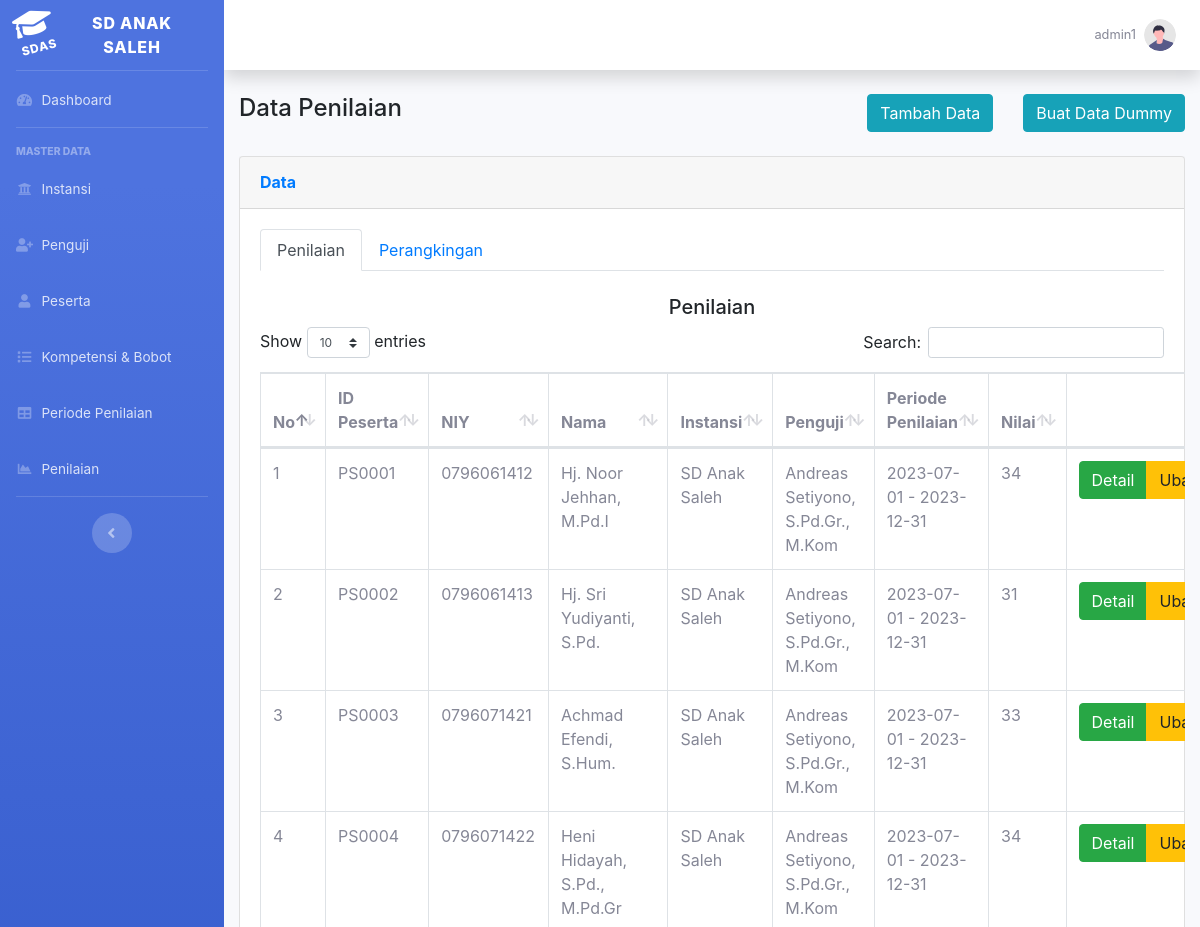
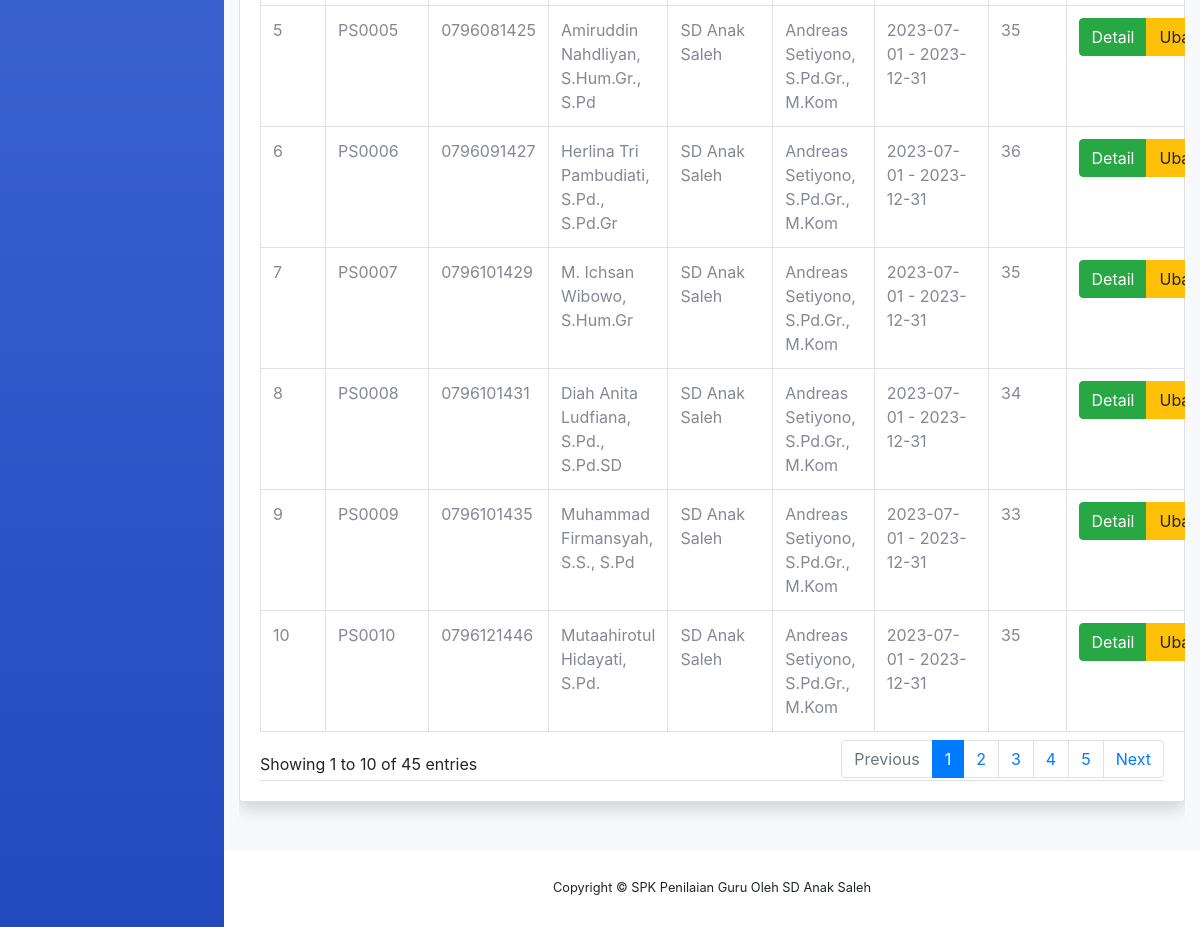
Screenshot of /penilaian_view.php (signed in) with the database file from the repository (2 pictures, top to bottom).
### tables this page shows
CREATE TABLE `nilai_peserta_detail` (
  `detail_id` varchar(10) NOT NULL,
  `detail_peserta` varchar(10) NOT NULL,
  `detail_penguji` varchar(10) NOT NULL,
  `detail_periode` varchar(10) DEFAULT NULL,
  `K0101` float NOT NULL,
  `K0102` float NOT NULL,
  `K0103` float NOT NULL,
  `K0104` float NOT NULL,
  `K0105` float NOT NULL,
  `K0106` float NOT NULL,
  `K0201` float NOT NULL,
  `K0202` float NOT NULL,
  `K0203` float NOT NULL,
  `K0204` float NOT NULL,
  `K0205` float NOT NULL,
  `K0206` float NOT NULL,
  `K0301` float NOT NULL,
  `K0302` float NOT NULL,
  `K0303` float NOT NULL,
  `K0304` float NOT NULL,
  `K0401` float NOT NULL,
  `K0402` float NOT NULL,
  `K0403` float NOT NULL,
  `K0404` float NOT NULL,
  `K0405` float NOT NULL,
  `K0406` float NOT NULL,
  `K0407` float NOT NULL,
  `K0408` float NOT NULL,
  `K0409` float NOT NULL,
  `K0410` float NOT NULL,
  `K0411` float NOT NULL,
  `K0501` float NOT NULL,
  `K0502` float NOT NULL,
  `K0503` float NOT NULL,
  `K0504` float NOT NULL,
  `K0505` float NOT NULL,
  `K0506` float NOT NULL,
  `K0507` float NOT NULL,
  `K0601` float NOT NULL,
  `K0602` float NOT NULL,
  `K0603` float NOT NULL,
  `K0604` float NOT NULL,
  `K0605` float NOT NULL,
  `K0606` float NOT NULL,
  `K0701` float NOT NULL,
  `K0702` float NOT NULL,
  `K0703` float NOT NULL,
  `K0704` float NOT NULL,
  `K0705` float NOT NULL,
  `K0801` float NOT NULL,
  `K0802` float NOT NULL,
  `K0803` float NOT NULL,
  `K0804` float NOT NULL,
  `K0805` float NOT NULL,
  `K0901` float NOT NULL,
  `K0902` float NOT NULL,
  `K0903` float NOT NULL,
  `K0904` float NOT NULL,
  `K0905` float NOT NULL,
  `K1001` float NOT NULL,
  `K1002` float NOT NULL,
  `K1003` float NOT NULL,
  `K1004` float NOT NULL,
  `K1005` float NOT NULL,
  `K1006` float NOT NULL,
  `K1007` float NOT NULL,
  `K1008` float NOT NULL,
  `K1101` float NOT NULL,
  `K1102` float NOT NULL,
  `K1103` float NOT NULL,
  `K1201` float NOT NULL,
  `K1202` float NOT NULL,
  `K1203` float NOT NULL,
  `K1301` float NOT NULL,
  `K1302` float NOT NULL,
  `K1303` float NOT NULL,
  `K1401` float NOT NULL,
  `K1402` float NOT NULL,
  `K1403` float NOT NULL,
  `K1404` float NOT NULL,
  `K1405` float NOT NULL,
  `K1406` float NOT NULL,
  `total` float NOT NULL
);

CREATE TABLE `peserta` (
  `peserta_id` varchar(10) NOT NULL,
  `peserta_nama` varchar(100) NOT NULL,
  `peserta_nuptk` varchar(100) DEFAULT NULL,
  `peserta_jk` varchar(100) DEFAULT NULL,
  `peserta_instansi` varchar(10) DEFAULT NULL,
  `peserta_matpel` varchar(100) DEFAULT NULL,
  `peserta_masa_kerja` varchar(100) DEFAULT NULL
);

CREATE TABLE `instansi` (
  `instansi_id` varchar(10) NOT NULL,
  `instansi_nama` varchar(100) NOT NULL,
  `instansi_alamat` varchar(100) DEFAULT NULL,
  `instansi_notelp` varchar(15) DEFAULT NULL,
  `instansi_pimpinan` varchar(100) NOT NULL,
  `instansi_pimpinannuptk` varchar(100) DEFAULT NULL
);

CREATE TABLE `penguji` (
  `penguji_id` varchar(10) NOT NULL,
  `penguji_nama` varchar(100) NOT NULL,
  `penguji_nuptk` varchar(100) DEFAULT NULL,
  `username` varchar(100) NOT NULL,
  `password` varchar(100) NOT NULL
);

CREATE TABLE `periode` (
  `periode_id` varchar(10) NOT NULL,
  `periode_tglawal` date NOT NULL,
  `periode_tglakhir` date NOT NULL
);

### config.php (called while the page is built, shortened)
<?php
	$database = 'mcdm_pkg';
?>

### crud.php (called while the page is built, shortened)
<?php
    function viewnilaidetail() {
        include('config.php');
        $query = "SELECT a.*, b.peserta_nama, b.peserta_nuptk, c.penguji_nama, c.penguji_nuptk, d.instansi_nama, e.periode_tglawal, e.periode_tglakhir "
                ."FROM nilai_peserta_detail a "
                ."LEFT JOIN peserta b ON a.detail_peserta = b.peserta_id "
                ."LEFT JOIN penguji c ON a.detail_penguji= c.penguji_id "
                ."LEFT JOIN instansi d ON b.peserta_instansi = d.instansi_id "
                ."LEFT JOIN periode e ON a.detail_periode = e.periode_id "
                ."ORDER BY detail_id";
        $result = mysqli_query($db,$query);
        return $result;
    }
    function viewnilaidetailperangkinganb() {
        include('config.php');
        $query = "SELECT * "
                ."FROM nilai_peserta_detail a "
				."LEFT JOIN peserta b ON a.detail_peserta = b.peserta_id "
                ."ORDER BY total DESC";
        $result = mysqli_query($db,$query);
        return $result;
    }

### penilaian_view.php (the view, shortened to what this page needs)
<?php
include ("header.php");
require 'crud.php';
$stmt = viewnilaidetail();
?>
<div class="row">
    <div class="col-auto mr-auto"><h4>Data Penilaian</h4></div>
    <div class="col-auto"><a  href="penilaian_add.php" class="btn btn-info">Tambah Data</i></a></div>
    <div class="col-auto"><a  href="penilaian_otomatis.php" class="btn btn-info">Buat Data Dummy</i></a></div>
</div>
<br/>
<div class="table-responsive">
<div class="card shadow mb-4">
    <div class="card-header py-3">
        <h6 class="m-0 font-weight-bold text-primary">Data</h6>
    </div>
    <div class="card-body">
        <div class="nav-tabs">
            <ul class="nav nav-tabs">
                <li><a href="#tab_perni" class="nav-item nav-link active" data-toggle="tab">Penilaian</a></li>
                <li><a href="#tab_pernirang" class="nav-item nav-link" data-toggle="tab">Perangkingan</a></li>
            </ul>
            <div class="tab-content">
                <div class="tab-pane active" id="tab_perni">
                    <br/><h5 align="center">Penilaian</h5>
					<table class="table table-bordered" id="dataTable" width="100%" cellspacing="0">
						<thead>
							<tr>
								<th>No</th>
								<th>ID Peserta</th>
								<th>NIY</th>
								<th>Nama</th>
								<th>Instansi</th>
								<th>Penguji</th>
								<th>Periode Penilaian</th>
								<th>Nilai</th>
								<th width="80px"></th>
							</tr>
						</thead>
						<tbody>
							<?php
							$i = 1;
							while ($data = mysqli_fetch_assoc($stmt)) {
								?>
								<tr>
									<td><?php echo $i ?></td>
									<td><?php echo $data['detail_peserta'] ?></td>
									<td><?php echo $data['peserta_nuptk'] ?></td>
									<td><?php echo $data['peserta_nama'] ?></td>
									<td><?php echo $data['instansi_nama'] ?></td>
									<td><?php echo $data['penguji_nama'] ?></td>
									<td><?php echo $data['periode_tglawal']." - ". $data['periode_tglakhir']?></td>
									<td><?php echo $data['total'] ?></td>
									<td align='center'>
										<div class="btn-group" role="group" aria-label="Basic mixed styles example">
											<a  href="penilaian_lht.php?kode=<?php echo $data['detail_id'] ?>" title="Detail" class="btn btn-success">Detail</a>
											<a  href="penilaian_edit.php?kode=<?php echo $data['detail_id'] ?>" title="Edit" class="btn btn-warning">Ubah</a>
										</div>
									</td>
								</tr>
								<?php
								$i++;
							};
							?>
						</tbody>
					</table>
                </div>
            </div>
        </div>
    </div>
</div>
</div>
<br/>
<?php
include ("footer.php");
?>

### rows the page displays
nilai_peserta_detail: detail_peserta "PS0001", detail_peserta.peserta_nuptk "0796061412", detail_peserta.peserta_nama "Hj. Noor Jehhan, M.Pd.I", instansi.instansi_nama "SD Anak Saleh", detail_penguji.penguji_nama "Andreas Setiyono, S.Pd.Gr., M.Kom", detail_periode.periode_tglawal "2023-07-01", detail_periode.periode_tglakhir "2023-12-31", total "34"
nilai_peserta_detail: detail_peserta "PS0002", detail_peserta.peserta_nuptk "0796061413", detail_peserta.peserta_nama "Hj. Sri Yudiyanti, S.Pd.", instansi.instansi_nama "SD Anak Saleh", detail_penguji.penguji_nama "Andreas Setiyono, S.Pd.Gr., M.Kom", detail_periode.periode_tglawal "2023-07-01", detail_periode.periode_tglakhir "2023-12-31", total "31"
nilai_peserta_detail: detail_peserta "PS0003", detail_peserta.peserta_nuptk "0796071421", detail_peserta.peserta_nama "Achmad Efendi, S.Hum.", instansi.instansi_nama "SD Anak Saleh", detail_penguji.penguji_nama "Andreas Setiyono, S.Pd.Gr., M.Kom", detail_periode.periode_tglawal "2023-07-01", detail_periode.periode_tglakhir "2023-12-31", total "33"
nilai_peserta_detail: detail_peserta "PS0004", detail_peserta.peserta_nuptk "0796071422", detail_peserta.peserta_nama "Heni Hidayah, S.Pd., M.Pd.Gr", instansi.instansi_nama "SD Anak Saleh", detail_penguji.penguji_nama "Andreas Setiyono, S.Pd.Gr., M.Kom", detail_periode.periode_tglawal "2023-07-01", detail_periode.periode_tglakhir "2023-12-31", total "34"
nilai_peserta_detail: detail_peserta "PS0005", detail_peserta.peserta_nuptk "0796081425", detail_peserta.peserta_nama "Amiruddin Nahdliyan, S.Hum.Gr., S.Pd", instansi.instansi_nama "SD Anak Saleh", detail_penguji.penguji_nama "Andreas Setiyono, S.Pd.Gr., M.Kom", detail_periode.periode_tglawal "2023-07-01", detail_periode.periode_tglakhir "2023-12-31", total "35"
nilai_peserta_detail: detail_peserta "PS0006", detail_peserta.peserta_nuptk "0796091427", detail_peserta.peserta_nama "Herlina Tri Pambudiati, S.Pd., S.Pd.Gr", instansi.instansi_nama "SD Anak Saleh", detail_penguji.penguji_nama "Andreas Setiyono, S.Pd.Gr., M.Kom", detail_periode.periode_tglawal "2023-07-01", detail_periode.periode_tglakhir "2023-12-31", total "36"
nilai_peserta_detail: detail_peserta "PS0007", detail_peserta.peserta_nuptk "0796101429", detail_peserta.peserta_nama "M. Ichsan Wibowo, S.Hum.Gr", instansi.instansi_nama "SD Anak Saleh", detail_penguji.penguji_nama "Andreas Setiyono, S.Pd.Gr., M.Kom", detail_periode.periode_tglawal "2023-07-01", detail_periode.periode_tglakhir "2023-12-31", total "35"
nilai_peserta_detail: detail_peserta "PS0008", detail_peserta.peserta_nuptk "0796101431", detail_peserta.peserta_nama "Diah Anita Ludfiana, S.Pd., S.Pd.SD", instansi.instansi_nama "SD Anak Saleh", detail_penguji.penguji_nama "Andreas Setiyono, S.Pd.Gr., M.Kom", detail_periode.periode_tglawal "2023-07-01", detail_periode.periode_tglakhir "2023-12-31", total "34"
nilai_peserta_detail: detail_peserta "PS0009", detail_peserta.peserta_nuptk "0796101435", detail_peserta.peserta_nama "Muhammad Firmansyah, S.S., S.Pd", instansi.instansi_nama "SD Anak Saleh", detail_penguji.penguji_nama "Andreas Setiyono, S.Pd.Gr., M.Kom", detail_periode.periode_tglawal "2023-07-01", detail_periode.periode_tglakhir "2023-12-31", total "33"
nilai_peserta_detail: detail_peserta "PS0010", detail_peserta.peserta_nuptk "0796121446", detail_peserta.peserta_nama "Mutaahirotul Hidayati, S.Pd.", instansi.instansi_nama "SD Anak Saleh", detail_penguji.penguji_nama "Andreas Setiyono, S.Pd.Gr., M.Kom", detail_periode.periode_tglawal "2023-07-01", detail_periode.periode_tglakhir "2023-12-31", total "35"

### other values shown
$_SESSION['username'] "admin1"
